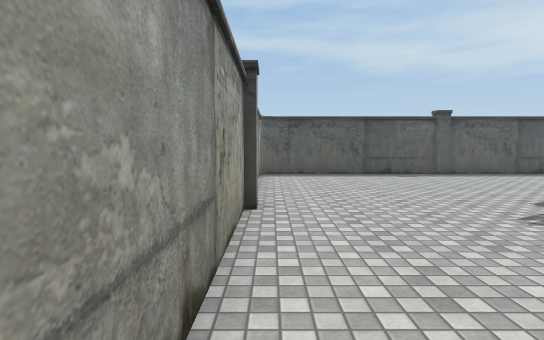
[1] (above)

13 first-person views from a walk through a Unity game level. The camera is 1.4 m above the floor, tilts 4° down and sees 80° across. The floor is counted in squares, 1 m on a side. Each view is taken from the middle of a square. On the plan, view 1 faces up. The plan holds only what a view shows up to about 15 squares ahead; the rest is blank. The place goes on beyond the plan. The player is left out. Door leaves are left out, so doorways stand open. Some surface patterns are stand-ins.

[2]
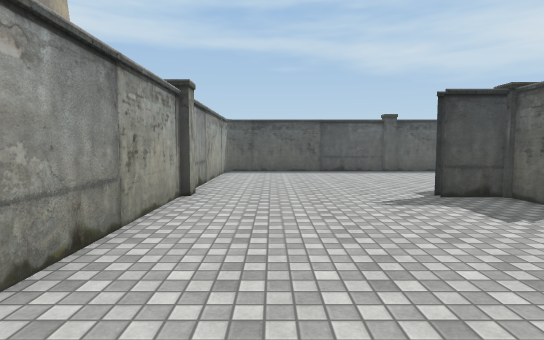

[3]
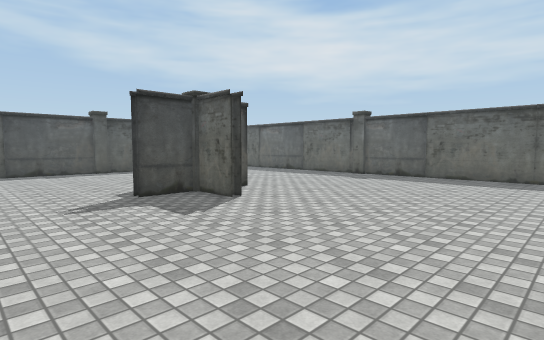

[4]
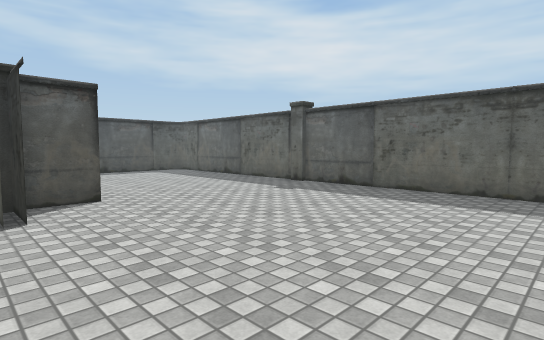

[5]
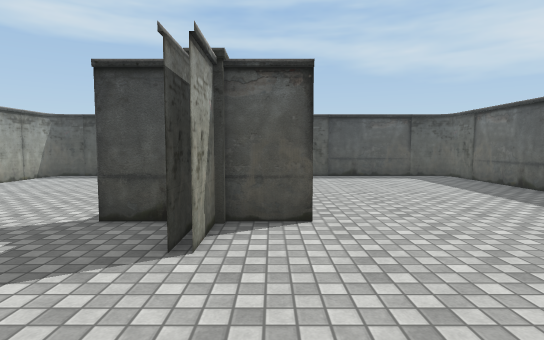

[6]
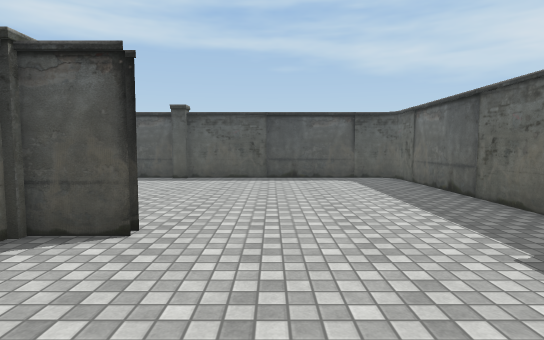

[7]
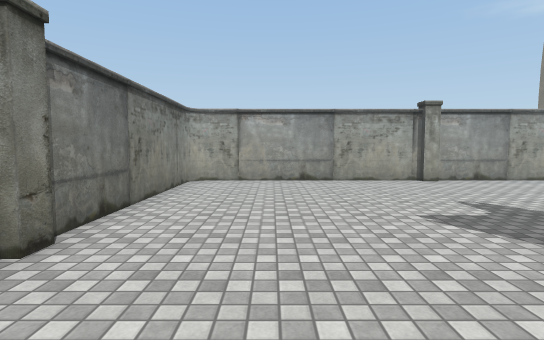

[8]
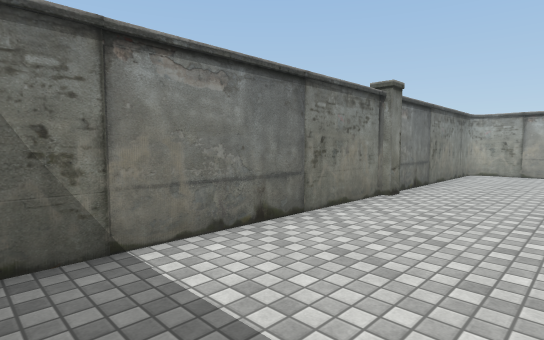

[9]
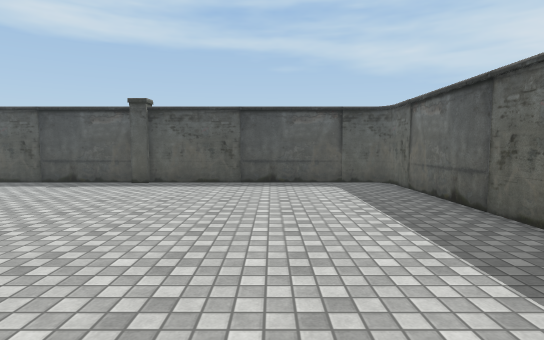

[10]
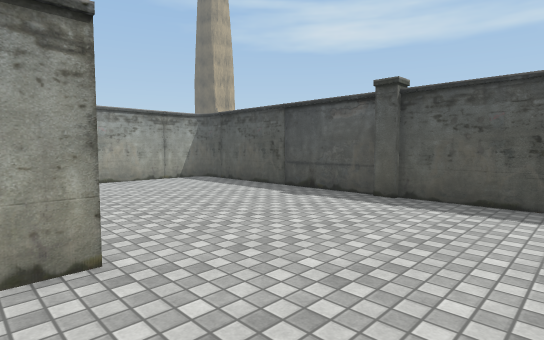

[11]
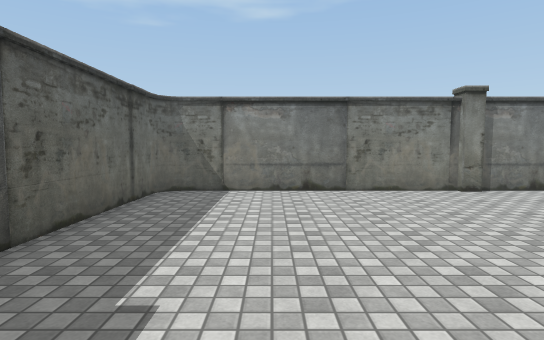

[12]
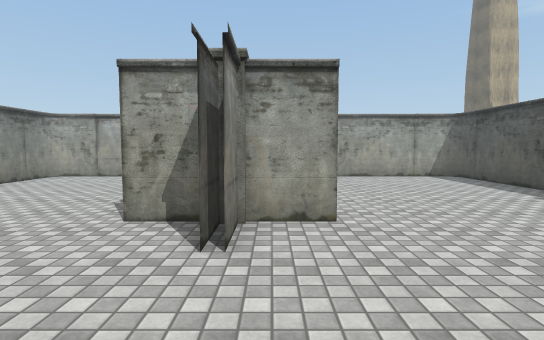

[13]
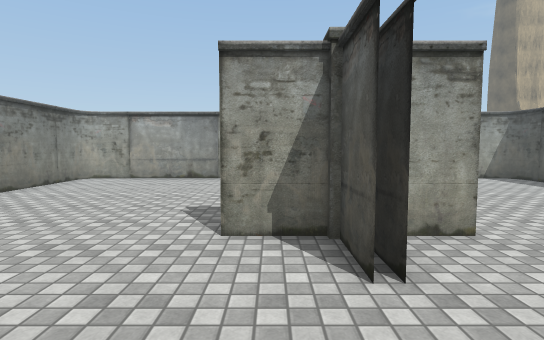

### Floor plan
Key: @ floor where view 1 was taken; # wall or solid block; . floor; O other object.
Columns run from 1 left of view 1 to 19 right of it. Each row starts with its distance up from view 1.
 17 #O########O########O#
 16 #...................#
 15 #...................#
 14 #...................#
 13 #...................#
 12 #...................#
 11 #...................#
 10 #...................#
  9 #.........#.........#
  8 #.........#.........#
  7 #.......####........O
  6 #.........#.........#
  5 #...................#
  4 #...................#
  3 #...................#
  2 #...................#
  1 #...................#
  0 #@..................#
 -1 #...................#
 -2 ##........O........##
 -3  ###################

Where each view was taken, in squares from view 1:
view 1: 0 up, 0 right, facing up
view 2: 2 down, 2 right, facing up
view 3: 2 down, 3 right, facing up-right
view 4: 2 down, 8 right, facing up-right
view 5: 1 up, 10 right, facing up
view 6: 2 up, 13 right, facing up
view 7: 1 up, 13 right, facing left
view 8: 2 up, 18 right, facing down-left
view 9: 4 up, 14 right, facing up
view 10: 8 up, 13 right, facing up-left
view 11: 8 up, 15 right, facing down
view 12: 8 up, 15 right, facing left
view 13: 6 up, 14 right, facing left
